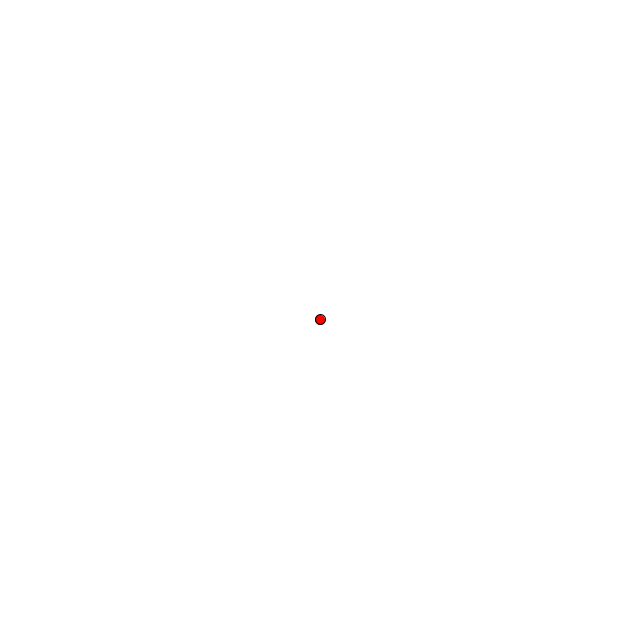
Frame 1 (no input)
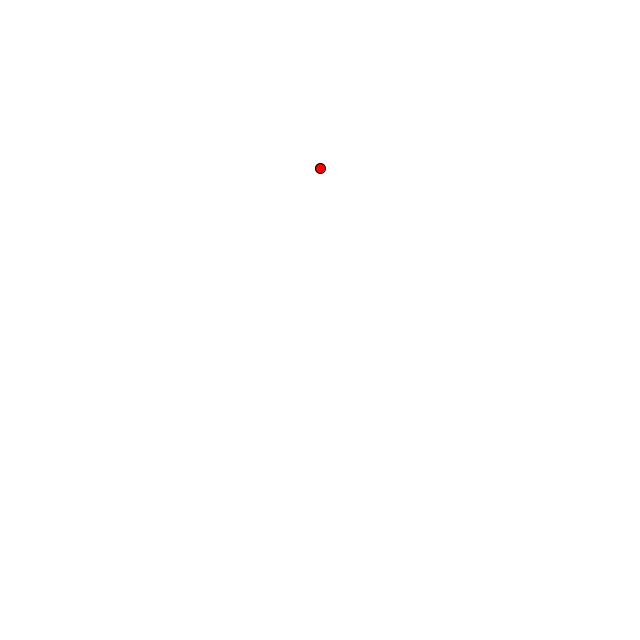
Frame 60 (the mouse pressed at the canvas centre just before this capture)
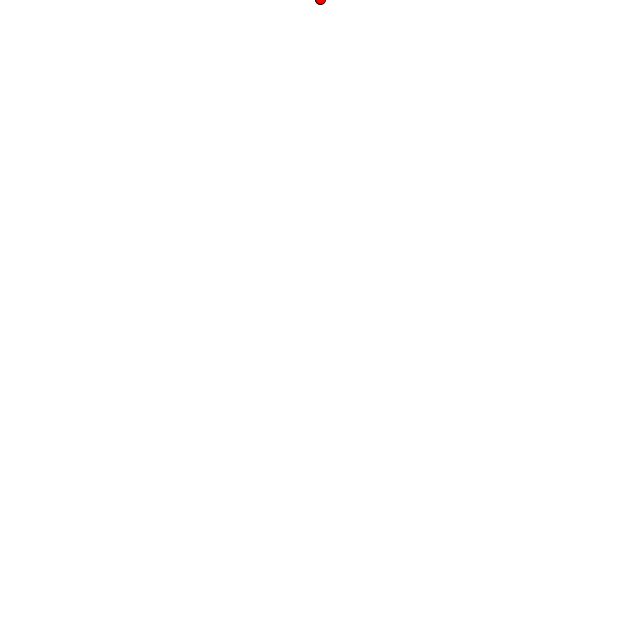
Frame 120 (the mouse held since frame 60 and released just before this capture)

The Processing sketch that drew these frames (run headless with seeded random() and noise(); from frame 60 on, the mouse is pressed at the canvas centre):

// Processing sketch: ex1
// ── ex1.pde
class Mover {
  
  PVector pos;
  PVector vel;
  PVector acc;
  
  Mover(PVector _pos) {
    pos = _pos;
    vel = new PVector(0, 0);
    acc = new PVector(0, 0);
  }
  
  void applyForce(PVector force) {
    acc.add(force);
  }
  
   void update() {
    checkEdges();
    vel.add(acc);
    pos.add(vel);
    acc.mult(0);
    vel.mult(0.99);
 }
 
 void display() {
   stroke(0);
   fill(255, 0, 0);
   ellipse(pos.x, pos.y, 10.0, 10.0);
 }
 
 void checkEdges() {
   if (pos.x > width) {
     applyForce(new PVector(-0.5, 0));
   }
   else if (pos.x < 0) {
     applyForce(new PVector(0.5, 0));
   }
   if (pos.y > height) {
     applyForce(new PVector(0, -0.5));
   }
   else if (pos.y < 0) {
     applyForce(new PVector(0, 0.5));
   }
   
 }
 
}

Mover mover;
PVector gravity;

void setup() {
  size(640, 640);
  background(255);
  gravity = new PVector(0, -0.1);
  mover = new Mover(new PVector(width/2, height/2));
}

void draw() {
  background(255);
  if (mousePressed) {
    PVector wind = new PVector(0, 0);
    if (mouseButton == LEFT) wind.add(new PVector(-0.5, 0));
    else if (mouseButton == RIGHT) wind.add(new PVector(0.5, 0));
    mover.applyForce(wind);
  }
  mover.applyForce(gravity);
  mover.update();
  mover.display();
}
